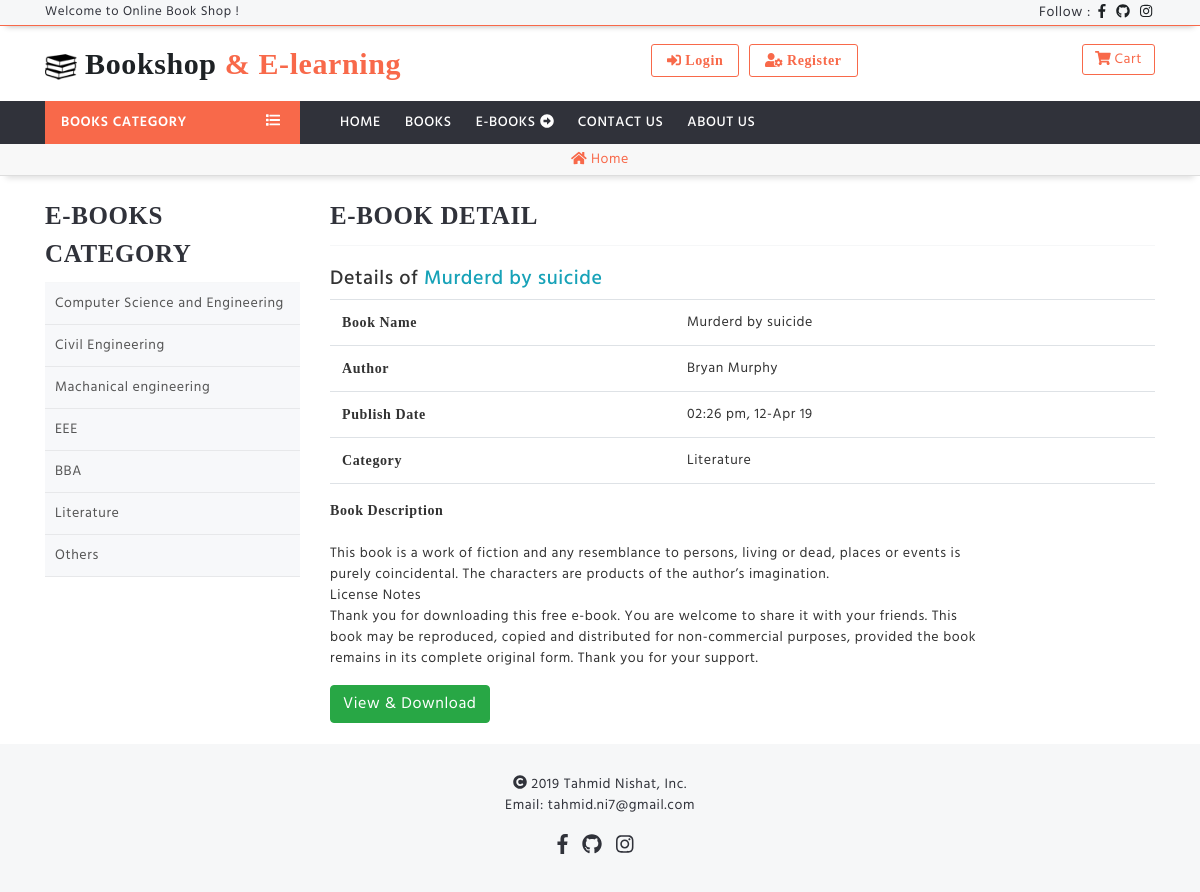
Page /users/ebook-view/3 on the committed database.
### tables this page shows
CREATE TABLE `category` (
  `id` int(11) NOT NULL,
  `category` varchar(100) NOT NULL,
  `description` text NOT NULL,
  `tag` varchar(100) NOT NULL
);

CREATE TABLE `ebooks` (
  `id` int(11) NOT NULL,
  `ebook_name` varchar(200) NOT NULL,
  `description` text NOT NULL,
  `author` varchar(200) NOT NULL,
  `book_file` varchar(500) NOT NULL,
  `book_image` varchar(500) NOT NULL,
  `categoryId` int(11) NOT NULL,
  `dateTime` timestamp NOT NULL DEFAULT CURRENT_TIMESTAMP
);

### application/controllers/users.php (called while the page is built, shortened)
<?php
class Users extends CI_Controller {
	public function __construct()
	{
		$this->load->library('cart');
	}
	public function ebook_view($id)
	{
		$this->load->model('admin_model');
		$view['category'] = $this->admin_model->get_category();
		$this->load->model('admin_model');
		$view['ebook_detail'] = $this->admin_model->get_ebook_detail($id);
		if($this->admin_model->get_ebook_detail($id))
		{
			$view['user_view'] = "users/ebook_detail";
			$this->load->view('layouts/user_layout', $view);
		}
		else
		{
			$view['user_view'] = "temp/404page";
			$this->load->view('layouts/user_layout', $view);
		}
	}
}

### index.php (called while the page is built, shortened)
<?php
require_once BASEPATH.'core/CodeIgniter.php';

### application/models/admin_model.php (called while the page is built, shortened)
<?php
class admin_model extends CI_Model
{
	public function get_category()
	{
		$query = $this->db->get('category');
		return $query->result();
	}
	public function get_ebook_detail($id)
	{
		$this->db->select('ebooks.*, category.category');
		$this->db->from('ebooks');
		$this->db->join('category', 'ebooks.categoryId = category.id');
		$this->db->where('ebooks.id', $id);
		$query = $this->db->get();
		return $query->row();
	}
}

### application/views/users/ebook_detail.php (the view)
<br>
<div class="row">
  <div class="col-lg-3">
    <div id="table-header">e-books category</div>
    <div class="ebooks-menu">
      <ul>
        <?php foreach($category as $ctg): ?>
        <?php print '<li><a href="'.base_url('users/all_ebooks').'/?ctg='.$ctg->id.'">'.$ctg->category.'</a></li>';?>
        <?php endforeach; ?>
      </ul>
    </div>
  </div>
  <div class="col-lg-9">
	<div class="row">
		<div class="col-lg-12">
			<div id="table-header">E-book Detail</div><br>
			<div><h5>Details of <span class="text-info"><?= strip_tags($ebook_detail->ebook_name) ?></span></h5></div>
			<table class="table">
				<tr>
					<th>Book Name</th>
					<td colspan="1"><?= strip_tags($ebook_detail->ebook_name) ?></td>
				</tr>
				<tr>
					<th>Author</th>
					<td colspan="1"><?= strip_tags($ebook_detail->author) ?></td>
				</tr>
				<tr>
					<th>Publish Date</th>
					<td colspan="1"><?= date('h:i a, d-M y', strtotime(strip_tags($ebook_detail->dateTime))) ?></td>
				</tr>
				<tr class="border-bottom">
					<th>Category</th>
					<td colspan="1"><?= strip_tags($ebook_detail->category) ?></td>
				</tr>
			</table>
			<div><b>Book Description</b></div><br>
			<p><?= nl2br(strip_tags($ebook_detail->description)) ?></p>
			<a href="<?= $ebook_detail->book_file ?>" target = "_blank" class = "btn btn-success">View & Download</a>
		</div>
	</div>
  </div>
</div>
<br>

### tool/css/style.css (style rules this page uses)
* { margin: 0; padding: 0; }
body { font-family: myfont; font-size: 14px; font-weight: 400; letter-spacing: .6px; color: #333; }
h1, h2, h3, h4, h5, h6 { color: #333; word-break: break-word; }
#form-header, #table-header { border-bottom: 1px solid #F6F7F8; font-size: 25px; padding-bottom: 10px; text-transform: uppercase; font-weight: 700; color: #30323A; }
.ebooks-menu { background: #F7F8FA; }
.ebooks-menu ul { padding: 0; margin: 0; }
.ebooks-menu ul li { list-style: none; }
.ebooks-menu ul li a { display: block; width: 100%; padding: 10px 10px; color: #555; border-bottom: 1px solid #E7E8EA; transition: .4s; }

### rows in the picture
category: category "Computer Science and Engineering"
category: category "Civil Engineering"
category: category "Machanical engineering"
category: category "EEE"
category: category "BBA"
category: category "Literature"
category: category "Others"
ebooks: ebook_name "Murderd by suicide", author "Bryan Murphy", dateTime "02:26 pm, 12-Apr 19", categoryId.category "Literature", description "This book is a work of fiction and any resemblance to persons, living or dead, places or events is purely coincidental. The characters are products of the author’s imagination. License Notes Thank you for downloading this free e-book. You are welcome to share it with your friends. This book may be reproduced, copied and distributed for non-commercial purposes, provided the book remains in its complete original form. Thank you for your support."
